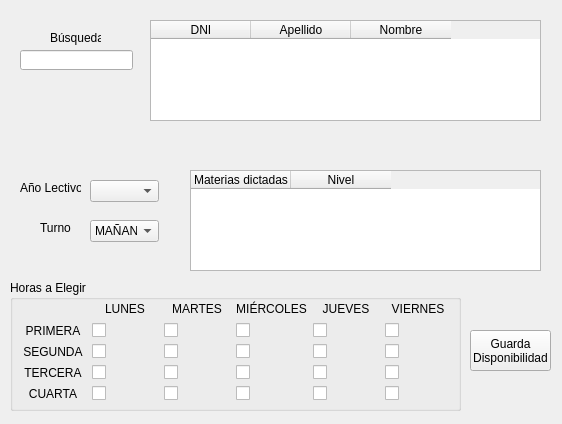
<?xml version="1.0" encoding="UTF-8"?>
<ui version="4.0">
 <class>CargaDisponibilidad</class>
 <widget class="QWidget" name="CargaDisponibilidad">
  <property name="geometry">
   <rect>
    <x>0</x>
    <y>0</y>
    <width>562</width>
    <height>424</height>
   </rect>
  </property>
  <property name="windowTitle">
   <string>Carga Disponibilidad del Docente</string>
  </property>
  <widget class="QLineEdit" name="leBusqueda">
   <property name="geometry">
    <rect>
     <x>20</x>
     <y>50</y>
     <width>113</width>
     <height>20</height>
    </rect>
   </property>
  </widget>
  <widget class="QLabel" name="lblBusqueda">
   <property name="geometry">
    <rect>
     <x>50</x>
     <y>30</y>
     <width>51</width>
     <height>16</height>
    </rect>
   </property>
   <property name="text">
    <string>Búsqueda</string>
   </property>
  </widget>
  <widget class="QTableWidget" name="twDocentes">
   <property name="geometry">
    <rect>
     <x>150</x>
     <y>20</y>
     <width>391</width>
     <height>101</height>
    </rect>
   </property>
   <property name="minimumSize">
    <size>
     <width>0</width>
     <height>0</height>
    </size>
   </property>
   <property name="editTriggers">
    <set>QAbstractItemView::NoEditTriggers</set>
   </property>
   <property name="showGrid">
    <bool>false</bool>
   </property>
   <property name="columnCount">
    <number>3</number>
   </property>
   <column>
    <property name="text">
     <string>DNI</string>
    </property>
   </column>
   <column>
    <property name="text">
     <string>Apellido</string>
    </property>
   </column>
   <column>
    <property name="text">
     <string>Nombre</string>
    </property>
   </column>
  </widget>
  <widget class="QGroupBox" name="gbHoraElegir">
   <property name="geometry">
    <rect>
     <x>10</x>
     <y>280</y>
     <width>451</width>
     <height>131</height>
    </rect>
   </property>
   <property name="title">
    <string>Horas a Elegir</string>
   </property>
   <widget class="QWidget" name="gridLayoutWidget">
    <property name="geometry">
     <rect>
      <x>10</x>
      <y>20</y>
      <width>431</width>
      <height>101</height>
     </rect>
    </property>
    <layout class="QGridLayout" name="gridLayout">
     <item row="2" column="2">
      <widget class="QCheckBox" name="cbMar2">
       <property name="text">
        <string/>
       </property>
       <property name="iconSize">
        <size>
         <width>20</width>
         <height>20</height>
        </size>
       </property>
      </widget>
     </item>
     <item row="7" column="1">
      <widget class="QCheckBox" name="cbLun4">
       <property name="text">
        <string/>
       </property>
       <property name="iconSize">
        <size>
         <width>20</width>
         <height>20</height>
        </size>
       </property>
      </widget>
     </item>
     <item row="1" column="2">
      <widget class="QCheckBox" name="cbMar1">
       <property name="text">
        <string/>
       </property>
       <property name="iconSize">
        <size>
         <width>20</width>
         <height>20</height>
        </size>
       </property>
      </widget>
     </item>
     <item row="6" column="1">
      <widget class="QCheckBox" name="cbLun3">
       <property name="text">
        <string/>
       </property>
       <property name="iconSize">
        <size>
         <width>20</width>
         <height>20</height>
        </size>
       </property>
      </widget>
     </item>
     <item row="2" column="1">
      <widget class="QCheckBox" name="cbLun2">
       <property name="text">
        <string/>
       </property>
       <property name="iconSize">
        <size>
         <width>20</width>
         <height>20</height>
        </size>
       </property>
      </widget>
     </item>
     <item row="6" column="2">
      <widget class="QCheckBox" name="cbMar3">
       <property name="text">
        <string/>
       </property>
       <property name="iconSize">
        <size>
         <width>20</width>
         <height>20</height>
        </size>
       </property>
      </widget>
     </item>
     <item row="7" column="2">
      <widget class="QCheckBox" name="cbMar4">
       <property name="text">
        <string/>
       </property>
       <property name="iconSize">
        <size>
         <width>20</width>
         <height>20</height>
        </size>
       </property>
      </widget>
     </item>
     <item row="6" column="0">
      <widget class="QLabel" name="lblTercera">
       <property name="text">
        <string>TERCERA</string>
       </property>
       <property name="alignment">
        <set>Qt::AlignCenter</set>
       </property>
      </widget>
     </item>
     <item row="1" column="0">
      <widget class="QLabel" name="lblPrimer">
       <property name="text">
        <string>PRIMERA</string>
       </property>
       <property name="alignment">
        <set>Qt::AlignCenter</set>
       </property>
      </widget>
     </item>
     <item row="7" column="5">
      <widget class="QCheckBox" name="cbVie4">
       <property name="text">
        <string/>
       </property>
       <property name="iconSize">
        <size>
         <width>20</width>
         <height>20</height>
        </size>
       </property>
      </widget>
     </item>
     <item row="6" column="5">
      <widget class="QCheckBox" name="cbVie3">
       <property name="text">
        <string/>
       </property>
       <property name="iconSize">
        <size>
         <width>20</width>
         <height>20</height>
        </size>
       </property>
      </widget>
     </item>
     <item row="2" column="3">
      <widget class="QCheckBox" name="cbMie2">
       <property name="text">
        <string/>
       </property>
       <property name="iconSize">
        <size>
         <width>20</width>
         <height>20</height>
        </size>
       </property>
      </widget>
     </item>
     <item row="6" column="3">
      <widget class="QCheckBox" name="cbMie3">
       <property name="text">
        <string/>
       </property>
       <property name="iconSize">
        <size>
         <width>20</width>
         <height>20</height>
        </size>
       </property>
      </widget>
     </item>
     <item row="1" column="3">
      <widget class="QCheckBox" name="cbMie1">
       <property name="text">
        <string/>
       </property>
       <property name="iconSize">
        <size>
         <width>20</width>
         <height>20</height>
        </size>
       </property>
      </widget>
     </item>
     <item row="7" column="3">
      <widget class="QCheckBox" name="cbMie4">
       <property name="text">
        <string/>
       </property>
       <property name="iconSize">
        <size>
         <width>20</width>
         <height>20</height>
        </size>
       </property>
      </widget>
     </item>
     <item row="2" column="4">
      <widget class="QCheckBox" name="cbJue2">
       <property name="text">
        <string/>
       </property>
       <property name="iconSize">
        <size>
         <width>20</width>
         <height>20</height>
        </size>
       </property>
      </widget>
     </item>
     <item row="1" column="4">
      <widget class="QCheckBox" name="cbJue1">
       <property name="text">
        <string/>
       </property>
       <property name="iconSize">
        <size>
         <width>20</width>
         <height>20</height>
        </size>
       </property>
      </widget>
     </item>
     <item row="6" column="4">
      <widget class="QCheckBox" name="cbJue3">
       <property name="text">
        <string/>
       </property>
       <property name="iconSize">
        <size>
         <width>20</width>
         <height>20</height>
        </size>
       </property>
      </widget>
     </item>
     <item row="7" column="4">
      <widget class="QCheckBox" name="cbJue4">
       <property name="text">
        <string/>
       </property>
       <property name="iconSize">
        <size>
         <width>20</width>
         <height>20</height>
        </size>
       </property>
      </widget>
     </item>
     <item row="2" column="5">
      <widget class="QCheckBox" name="cbVie2">
       <property name="text">
        <string/>
       </property>
       <property name="iconSize">
        <size>
         <width>20</width>
         <height>20</height>
        </size>
       </property>
      </widget>
     </item>
     <item row="0" column="5">
      <widget class="QLabel" name="lblViernes">
       <property name="text">
        <string>VIERNES</string>
       </property>
       <property name="alignment">
        <set>Qt::AlignCenter</set>
       </property>
      </widget>
     </item>
     <item row="1" column="5">
      <widget class="QCheckBox" name="cbVie1">
       <property name="text">
        <string/>
       </property>
       <property name="iconSize">
        <size>
         <width>20</width>
         <height>20</height>
        </size>
       </property>
      </widget>
     </item>
     <item row="0" column="4">
      <widget class="QLabel" name="lblJueves">
       <property name="text">
        <string>JUEVES</string>
       </property>
       <property name="alignment">
        <set>Qt::AlignCenter</set>
       </property>
      </widget>
     </item>
     <item row="2" column="0">
      <widget class="QLabel" name="lblSegunda">
       <property name="text">
        <string>SEGUNDA</string>
       </property>
       <property name="alignment">
        <set>Qt::AlignCenter</set>
       </property>
      </widget>
     </item>
     <item row="7" column="0">
      <widget class="QLabel" name="lblCuarta">
       <property name="text">
        <string>CUARTA</string>
       </property>
       <property name="alignment">
        <set>Qt::AlignCenter</set>
       </property>
      </widget>
     </item>
     <item row="0" column="1">
      <widget class="QLabel" name="lblLunes">
       <property name="text">
        <string>LUNES</string>
       </property>
       <property name="alignment">
        <set>Qt::AlignCenter</set>
       </property>
      </widget>
     </item>
     <item row="1" column="1">
      <widget class="QCheckBox" name="cbLun1">
       <property name="text">
        <string/>
       </property>
       <property name="iconSize">
        <size>
         <width>20</width>
         <height>20</height>
        </size>
       </property>
      </widget>
     </item>
     <item row="0" column="3">
      <widget class="QLabel" name="lblMiercoles">
       <property name="text">
        <string>MIÉRCOLES</string>
       </property>
       <property name="alignment">
        <set>Qt::AlignCenter</set>
       </property>
      </widget>
     </item>
     <item row="0" column="2">
      <widget class="QLabel" name="lblMartes">
       <property name="text">
        <string>MARTES</string>
       </property>
       <property name="alignment">
        <set>Qt::AlignCenter</set>
       </property>
      </widget>
     </item>
     <item row="0" column="0">
      <widget class="QLabel" name="lblInterseccion">
       <property name="text">
        <string/>
       </property>
      </widget>
     </item>
    </layout>
   </widget>
  </widget>
  <widget class="QComboBox" name="cbAnioLectivo">
   <property name="geometry">
    <rect>
     <x>90</x>
     <y>180</y>
     <width>69</width>
     <height>22</height>
    </rect>
   </property>
  </widget>
  <widget class="QLabel" name="lblDocente">
   <property name="geometry">
    <rect>
     <x>30</x>
     <y>140</y>
     <width>321</width>
     <height>21</height>
    </rect>
   </property>
   <property name="lineWidth">
    <number>1</number>
   </property>
   <property name="text">
    <string/>
   </property>
  </widget>
  <widget class="QLabel" name="lblAnioLectivo">
   <property name="geometry">
    <rect>
     <x>20</x>
     <y>180</y>
     <width>61</width>
     <height>16</height>
    </rect>
   </property>
   <property name="text">
    <string>Año Lectivo</string>
   </property>
  </widget>
  <widget class="QComboBox" name="cbTurno">
   <property name="geometry">
    <rect>
     <x>90</x>
     <y>220</y>
     <width>69</width>
     <height>22</height>
    </rect>
   </property>
   <item>
    <property name="text">
     <string>MAÑANA</string>
    </property>
   </item>
   <item>
    <property name="text">
     <string>TARDE</string>
    </property>
   </item>
  </widget>
  <widget class="QLabel" name="lblTurno">
   <property name="geometry">
    <rect>
     <x>40</x>
     <y>220</y>
     <width>41</width>
     <height>16</height>
    </rect>
   </property>
   <property name="text">
    <string>Turno</string>
   </property>
  </widget>
  <widget class="QTableWidget" name="twMateriasElegidas">
   <property name="geometry">
    <rect>
     <x>190</x>
     <y>170</y>
     <width>351</width>
     <height>101</height>
    </rect>
   </property>
   <property name="editTriggers">
    <set>QAbstractItemView::AnyKeyPressed|QAbstractItemView::EditKeyPressed</set>
   </property>
   <property name="showGrid">
    <bool>false</bool>
   </property>
   <property name="columnCount">
    <number>2</number>
   </property>
   <column>
    <property name="text">
     <string>Materias dictadas</string>
    </property>
   </column>
   <column>
    <property name="text">
     <string>Nivel</string>
    </property>
   </column>
  </widget>
  <widget class="QPushButton" name="pbGuardaDisponibilidad">
   <property name="geometry">
    <rect>
     <x>470</x>
     <y>330</y>
     <width>81</width>
     <height>41</height>
    </rect>
   </property>
   <property name="text">
    <string>Guarda
Disponibilidad</string>
   </property>
  </widget>
 </widget>
 <resources/>
 <connections/>
</ui>
